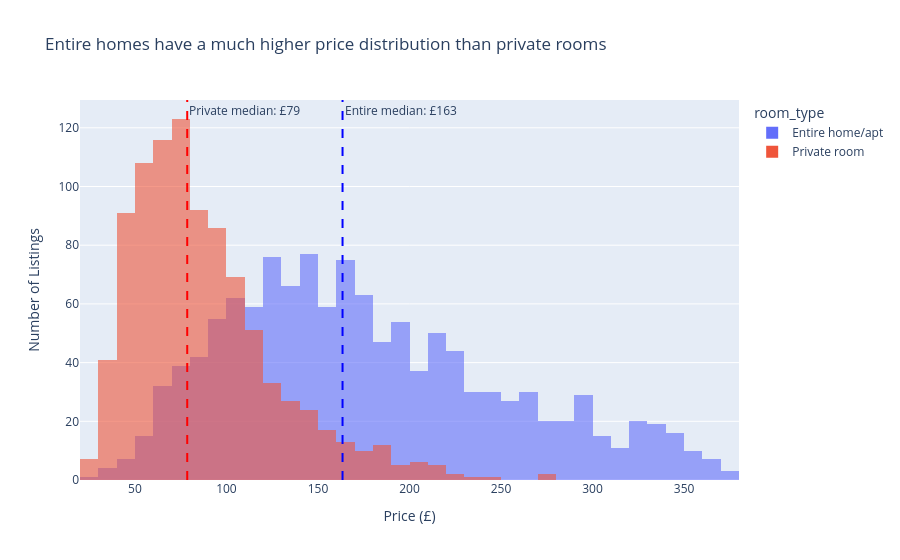

The notebook cell this image was saved under:
### Markdown cell above
## Task 1 — Histogram: price by room type (overlapping distributions)

**What to build:** A histogram showing price distributions for **Entire home/apt vs Private room** (exclude Shared room — too few observations) overlaid on the same chart.

**Requirements:**
- Both room types on the same chart (use `color='room_type'`)
- `barmode='overlay'` with `opacity=0.6` so both distributions are visible
- A vertical line for the median of EACH room type, differently coloured
- Insight title comparing the two distributions

> 💡 `df_cap[df_cap['room_type'].isin(['Entire home/apt','Private room'])]`

### Code cell
# Task 1
# YOUR CODE HERE
# Task 1

task1_df = df_cap[
    df_cap['room_type'].isin(['Entire home/apt', 'Private room'])
]

# Median values
median_entire = task1_df[
    task1_df['room_type'] == 'Entire home/apt'
]['price'].median()

median_private = task1_df[
    task1_df['room_type'] == 'Private room'
]['price'].median()

# Histogram
fig = px.histogram(
    task1_df,
    x='price',
    color='room_type',
    barmode='overlay',
    opacity=0.6,
    nbins=40,
    title='Entire homes have a much higher price distribution than private rooms'
)

# Median reference lines
fig.add_vline(
    x=median_entire,
    line_color='blue',
    line_dash='dash',
    annotation_text=f'Entire median: £{median_entire:.0f}',
    annotation_position='top right'
)

fig.add_vline(
    x=median_private,
    line_color='red',
    line_dash='dash',
    annotation_text=f'Private median: £{median_private:.0f}',
    annotation_position='top right'
)

fig.update_layout(
    xaxis_title='Price (£)',
    yaxis_title='Number of Listings'
)

fig.show()

### Figure 1 — Plotly figure (JSON) as saved in the notebook; plotly's stock layout.template omitted (floating-point values rounded to 4 significant figures; data arrays with more than 128 entries replaced by an {"elided": "..."} marker saying what was removed)
{"data": [{"bingroup": "x", "hovertemplate": "room_type=Entire home/apt<br>price=%{x}<br>count=%{y}<extra></extra>", "legendgroup": "Entire home/apt", "marker": {"color": "#636efa", "opacity": 0.6, "pattern": {"shape": ""}}, "name": "Entire home/apt", "nbinsx": 40, "orientation": "v", "showlegend": true, "type": "histogram", "x": {"elided": "1251 float values"}, "xaxis": "x", "yaxis": "y"}, {"bingroup": "x", "hovertemplate": "room_type=Private room<br>price=%{x}<br>count=%{y}<extra></extra>", "legendgroup": "Private room", "marker": {"color": "#EF553B", "opacity": 0.6, "pattern": {"shape": ""}}, "name": "Private room", "nbinsx": 40, "orientation": "v", "showlegend": true, "type": "histogram", "x": {"elided": "942 float values"}, "xaxis": "x", "yaxis": "y"}], "layout": {"annotations": [{"showarrow": false, "text": "Entire median: £163", "x": 163.4, "xanchor": "left", "xref": "x", "y": 1, "yanchor": "top", "yref": "y domain"}, {"showarrow": false, "text": "Private median: £79", "x": 78.57, "xanchor": "left", "xref": "x", "y": 1, "yanchor": "top", "yref": "y domain"}], "barmode": "overlay", "legend": {"title": {"text": "room_type"}, "tracegroupgap": 0}, "shapes": [{"line": {"color": "blue", "dash": "dash"}, "type": "line", "x0": 163.4, "x1": 163.4, "xref": "x", "y0": 0, "y1": 1, "yref": "y domain"}, {"line": {"color": "red", "dash": "dash"}, "type": "line", "x0": 78.57, "x1": 78.57, "xref": "x", "y0": 0, "y1": 1, "yref": "y domain"}], "title": {"text": "Entire homes have a much higher price distribution than private rooms"}, "xaxis": {"anchor": "y", "domain": [0, 1], "title": {"text": "Price (£)"}}, "yaxis": {"anchor": "x", "domain": [0, 1], "title": {"text": "Number of Listings"}}}}
